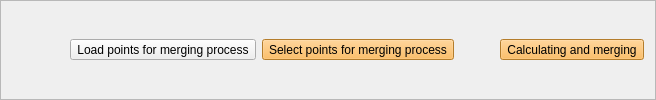
         <widget class="QFrame" name="frame">
          <property name="frameShape">
           <enum>QFrame::StyledPanel</enum>
          </property>
          <property name="frameShadow">
           <enum>QFrame::Raised</enum>
          </property>
          <layout class="QHBoxLayout" name="horizontalLayout_2">
           <item>
            <layout class="QHBoxLayout" name="horizontalLayout_5">
             <item>
              <spacer name="horizontalSpacer_9">
               <property name="orientation">
                <enum>Qt::Horizontal</enum>
               </property>
               <property name="sizeHint" stdset="0">
                <size>
                 <width>58</width>
                 <height>20</height>
                </size>
               </property>
              </spacer>
             </item>
             <item>
              <widget class="QToolButton" name="loadPointsMergeButton">
               <property name="text">
                <string>Load points for merging process</string>
               </property>
              </widget>
             </item>
             <item>
              <widget class="QToolButton" name="mergeSelectPoints">
               <property name="sizePolicy">
                <sizepolicy hsizetype="Fixed" vsizetype="Fixed">
                 <horstretch>50</horstretch>
                 <verstretch>50</verstretch>
                </sizepolicy>
               </property>
               <property name="styleSheet">
                <string notr="true">background-color: rgb(252, 175, 62);</string>
               </property>
               <property name="text">
                <string>Select points for merging process</string>
               </property>
              </widget>
             </item>
             <item>
              <spacer name="horizontalSpacer_10">
               <property name="orientation">
                <enum>Qt::Horizontal</enum>
               </property>
               <property name="sizeType">
                <enum>QSizePolicy::Fixed</enum>
               </property>
               <property name="sizeHint" stdset="0">
                <size>
                 <width>40</width>
                 <height>20</height>
                </size>
               </property>
              </spacer>
             </item>
             <item>
              <widget class="QToolButton" name="mergeCalculateMerge">
               <property name="sizePolicy">
                <sizepolicy hsizetype="Fixed" vsizetype="Fixed">
                 <horstretch>50</horstretch>
                 <verstretch>50</verstretch>
                </sizepolicy>
               </property>
               <property name="styleSheet">
                <string notr="true">background-color: rgb(252, 175, 62);</string>
               </property>
               <property name="text">
                <string>Calculating and merging</string>
               </property>
              </widget>
             </item>
            </layout>
           </item>
           <item>
            <layout class="QHBoxLayout" name="horizontalLayout_4"/>
           </item>
          </layout>
         </widget>
